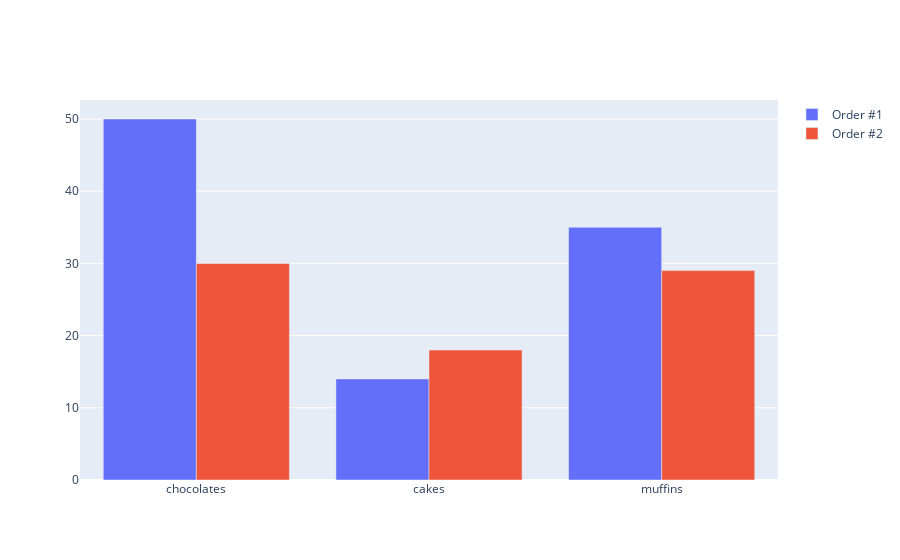

The notebook cell saved with this chart:
### Code cell
fig = go.Figure(data=data, 
                layout=layout)

offline.iplot(fig)

### Figure 1 — Plotly figure (JSON) as saved in the notebook; plotly's stock layout.template omitted (floating-point values rounded to 4 significant figures)
{"data": [{"name": "Order #1", "type": "bar", "x": ["chocolates", "cakes", "muffins"], "y": [50, 14, 35]}, {"name": "Order #2", "type": "bar", "x": ["chocolates", "cakes", "muffins"], "y": [30, 18, 29]}], "layout": {"barmode": "group"}}
